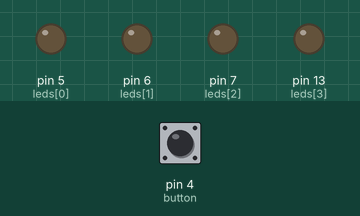
Simulated run of this sketch. Board: Arduino Uno, built with avr-gcc and run on an emulated ATmega328P. Shown: output pins drawn as LEDs (lit = HIGH). Dashed ring = blinking. The test bench sets the inputs (shaded band); at power-on: pin 4 (button) LOW.

Above: at 1.2 s.
1.3 s: pin 4 (button) pulled HIGH for 0.15 s
At 1.4 s:
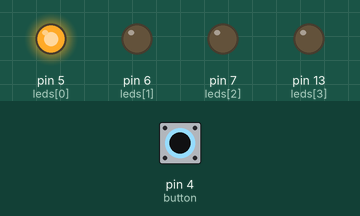
At 2.2 s:
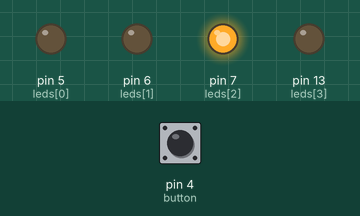
4.3 s: pin 4 (button) pulled HIGH for 3.2 s
At 4.8 s:
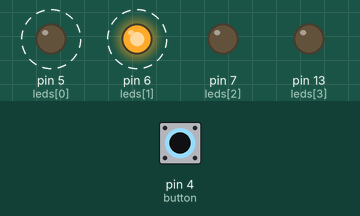
Timing chart, 0 to 8.8 s (numbered marks = the images above; inputs shaded):
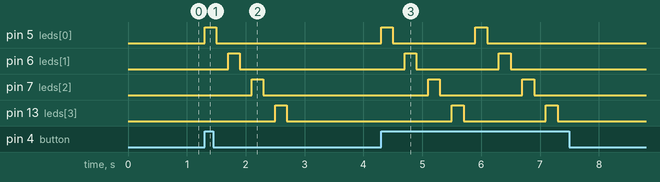

The sketch:

rodriguez_ej2.ino
```cpp
// Global variables definitions

int leds[]={5,6,7,LED_BUILTIN}; // Digital pins 5, 6, 7 y 13 (13 -> internal led)
int buttonState = 0; // button state variabnle, intialized as 0 (unpressed)

void setup() {
  // Initialize digital pin 4 as input and digital pins (5, 6, 7 and 13) as an output.
  pinMode(4, INPUT);

  pinMode(leds[0], OUTPUT);
  pinMode(leds[1], OUTPUT);
  pinMode(leds[2], OUTPUT);
  pinMode(LED_BUILTIN, OUTPUT);
}

void loop() {
  blink(); // Call the private function
}

void blink()
{
  buttonState = digitalRead(4);       // Read the state of the button
  for (int i=0; i < 4; i++){          // Main loop to iterate all the pins set as output
    if (buttonState == HIGH) {        // If, button is pressed
      pinMode(leds[i],OUTPUT);
      digitalWrite(leds[i], HIGH);    // turn the LED on (HIGH is the voltage level)
      delay(200);                     // wait for a 200 ms.
      digitalWrite(leds[i], LOW);     // turn the LED off by making the voltage LOW
      delay(200);                     // wait for a 200 ms.
    }
  }
}
```

Measured:
- after the input at 1.3 s, pin 5 (leds[0]): LOW → HIGH at once, → LOW 0.20 s later; pin 6 (leds[1]): LOW → HIGH after 0.40 s, → LOW 0.20 s later; pin 7 (leds[2]): LOW → HIGH after 0.80 s, → LOW 0.20 s later; pin 13 (leds[3]): LOW → HIGH after 1.2 s, → LOW 0.20 s later
- after the input at 4.3 s, pin 5 (leds[0]): alternates HIGH for 0.20 s and LOW for 1.4 s, 4 changes in all, then stays LOW, starting at once; pin 6 (leds[1]): alternates HIGH for 0.20 s and LOW for 1.4 s, 4 changes in all, then stays LOW, starting after 0.40 s
